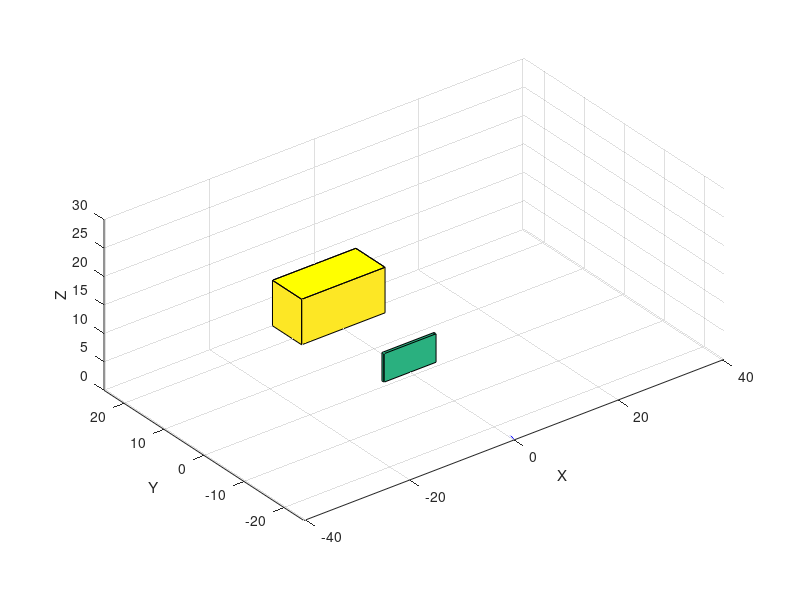

Source code (MATLAB):
ballsWeight=[[340,69],[390,69],[450,68.83185 ]];
 	 
clear;

disp("Free Kick Simulator");

% Get input from the user
Vf1 = input('Enter velocity for the kick: '); % Velocity of the foot before Kick 

% Constant Variable
AD = 1.2;       % Air Density at Sea Level (kg/m^3)
DC = 0.8;       % Drag Coefficient
cross_section = 0.1;  % Cross section area of a soccer ball (varies in size)
G = 9.81;              % Gravity
D = AD * DC * cross_section; % Drag Calculation
t = 0:0.1:15; % Time

ball_mass = 2;      % Mass of the Ball (varies in size)
foot_mass = 1.43;      % Mass of the Foot
e = 0.68;       % Coefficient 
Vf2 = 1;            % Velocity of the foot after Kick
Vb1 = 0;        % Velocity of the ball before Kick (Constant value 0)
Vb2 = (Vf1 * (foot_mass * (1+ e)) + Vb1 * (ball_mass - e * foot_mass)) / (foot_mass + ball_mass); % Velocity of the ball after Kick

%goal post
l =  8;                                                 % Length
w = 7.3;                                                 % Width
h = 8;                                                 % Height
X = [-1  -1   1   1  -1; -1  -1   1   1  -1]*l;
Y = [2.42  3.42   3.42  2.42  2.42; 2.42   3.42   3.42  2.42  2.42]*w;
Z = [ 1   1   1   1   1;  0   0   0   0   0]*h;
figure(1)
surf(X, Y, Z)                                           % Plot Walls post
hold on
patch(X(1,:), Y(1,:), Z(1,:), 'y')               


wX = [-1  -1   1   1  -1; -1  -1   1   1  -1]*5;
wY = [2  3   3  2  2; 2   3   3  2  2]*0.5;
wZ = [ 1   1   1   1   1;  0   0   0   0   0]*5;

surf(wX, wY, wZ)                                           % Plot Wall of meat
patch(X(1,:) + 15, Y(1,:) + 20, Z(1,:), 'y')            

grid on
axis equal
axis([-40.3  40.3 -25  25 0 30])
hold on

%Label Graph
xlabel('X');
ylabel('Y');
zlabel('Z');

y_initial = -25;

% Calculate the Velocity respect to angle
vx = -30;
v0y = Vb2 * cosd(45);
v0z = Vb2 * sind(45);
vz = v0z-G*t;

x = vx*t;
y = y_initial+v0y.*t ;
z = v0z.*t-0.5*G*(t.^2);

plot3(linspace(0,0,length(y)),y,z,'-b');

% Calculate the position

% Then plot 3D
